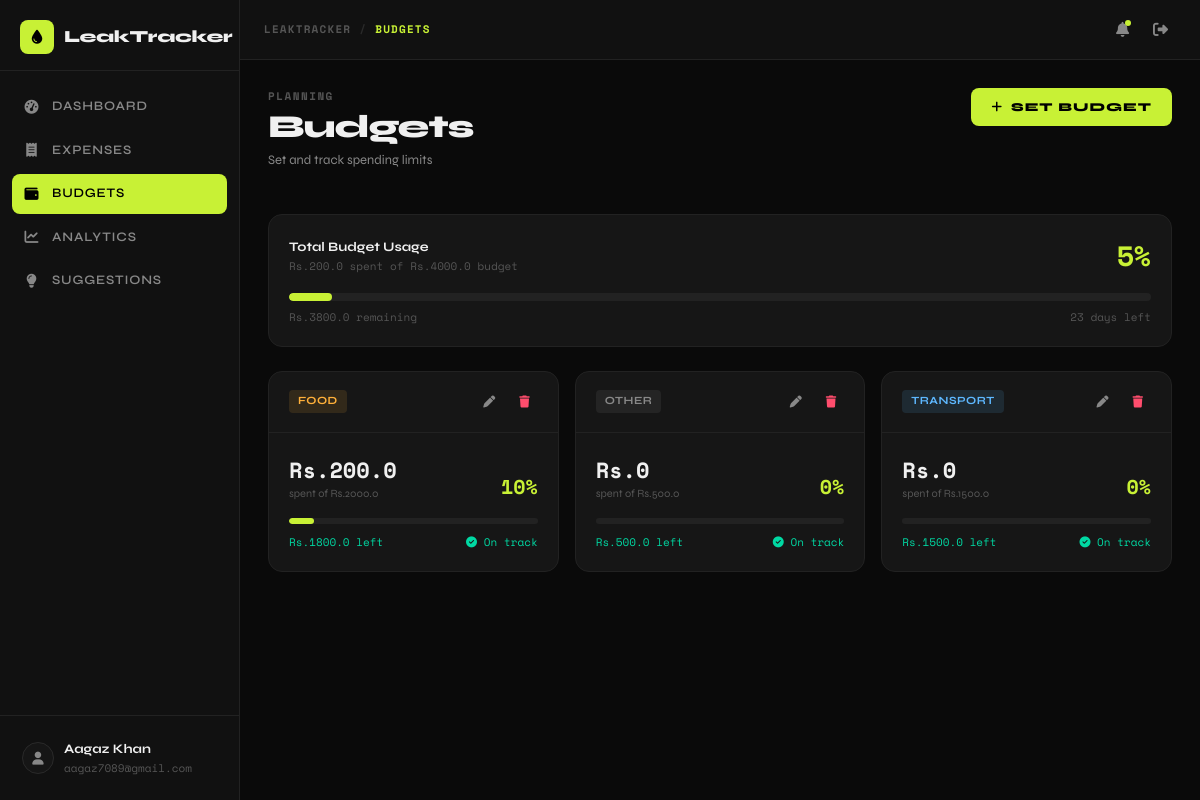
The app's page /budgets (signed in) with its own data.
### tables this page shows
CREATE TABLE budgets (
        id INTEGER PRIMARY KEY AUTOINCREMENT,
        user_id INTEGER NOT NULL,
        category TEXT NOT NULL,
        "limit" REAL NOT NULL,
        UNIQUE(user_id, category),
        FOREIGN KEY(user_id) REFERENCES users(id));

### app.py (the view)
@app.route('/budgets')
@login_required
def budgets():
    uid = session['user_id']
    cur = datetime.now().strftime('%Y-%m')
    conn = get_db()
    rows = conn.execute('SELECT * FROM budgets WHERE user_id=?', (uid,)).fetchall()
    blist = []; tb = 0; ts = 0
    for b in rows:
        sp = conn.execute(
            "SELECT COALESCE(SUM(amount),0) as s FROM expenses WHERE user_id=? AND category=? AND strftime('%Y-%m',date)=?",
            (uid, b['category'], cur)).fetchone()['s']
        lim = b['limit']; tb += lim; ts += sp
        blist.append({'id':b['id'],'category':b['category'],'spent':round(sp,2),'limit':lim,
            'remaining':round(lim-sp,2),'pct':min(100,round(sp/lim*100)) if lim>0 else 0})
    conn.close()
    now = datetime.now()
    days_left = calendar.monthrange(now.year, now.month)[1] - now.day
    overall = {'total':round(tb,2),'spent':round(ts,2),'remaining':round(tb-ts,2),
               'pct':min(100,round(ts/tb*100)) if tb>0 else 0,'days_left':days_left}
    used = [b['category'] for b in blist]
    return render_template('budgets.html', budgets=blist, overall=overall,
                           available_categories=[c for c in CATEGORIES if c not in used])

### app.py (called while the page is built)
def get_db():
    conn = sqlite3.connect(DB)
    conn.row_factory = sqlite3.Row
    return conn

def login_required(f):
    from functools import wraps
    @wraps(f)
    def decorated(*args, **kwargs):
        if 'user_id' not in session:
            flash('Please login first.', 'danger')
            return redirect(url_for('login'))
        return f(*args, **kwargs)
    return decorated

### templates/budgets.html (shortened to what this page needs)
{% extends "base.html" %}
{% block breadcrumb %}BUDGETS{% endblock %}
{% block content %}
<div class="page-header d-flex align-items-start justify-content-between flex-wrap gap-3">
    <div>
        <div class="page-label">PLANNING</div>
        <h1 class="page-title">Budgets</h1>
        <p class="page-subtitle">Set and track spending limits</p>
    </div>
    <button class="btn-accent" data-bs-toggle="modal" data-bs-target="#addBudgetModal">
        <i class="fa-solid fa-plus"></i> Set Budget
    </button>
</div>
<div class="content-card mb-4">
    <div class="card-body-custom">
        <div class="d-flex justify-content-between align-items-center mb-3">
            <div>
                <div style="font-size:13px;font-weight:700;color:var(--text-primary);">Total Budget Usage</div>
                <div style="font-size:11px;color:var(--text-muted);font-family:var(--font-mono);">Rs.{{ overall.spent }} spent of Rs.{{ overall.total }} budget</div>
            </div>
            <div style="font-size:28px;font-weight:800;font-family:var(--font-mono);color:{% if overall.pct > 90 %}var(--danger){% elif overall.pct > 70 %}var(--warning){% else %}var(--accent){% endif %};">
                {{ overall.pct }}%
            </div>
        </div>
        <div class="progress-track" style="height:8px;">
            <div class="progress-fill {% if overall.pct > 90 %}danger{% elif overall.pct > 70 %}warning{% endif %}"
                 style="width:{{ overall.pct }}%;"></div>
        </div>
        <div class="d-flex justify-content-between mt-2" style="font-size:11px;color:var(--text-muted);font-family:var(--font-mono);">
            <span>Rs.{{ overall.remaining }} remaining</span>
            <span>{{ overall.days_left }} days left</span>
        </div>
    </div>
</div>
{% if budgets %}
<div class="row g-3 mb-4">
    {% for b in budgets %}
    <div class="col-12 col-md-6 col-lg-4">
        <div class="content-card h-100">
            <div class="card-header-custom">
                <div class="d-flex align-items-center gap-2">
                    <span class="cat-badge {{ b.category|lower }}">{{ b.category }}</span>
                </div>
                <div class="d-flex gap-2 align-items-center">
                    <button class="action-btn" onclick="editBudget({{ b | tojson }})" title="Edit">
                        <i class="fa-solid fa-pen" style="font-size:12px;"></i>
                    </button>
                    <form method="POST" action="{{ url_for('delete_budget', id=b.id) }}" style="display:inline;">
                        <button type="submit" class="action-btn" style="color:var(--danger);" title="Delete"
                            onclick="return confirm('Delete this budget?')">
                            <i class="fa-solid fa-trash" style="font-size:12px;"></i>
                        </button>
                    </form>
                </div>
            </div>
            <div class="card-body-custom">
                <div class="d-flex justify-content-between align-items-end mb-3">
                    <div>
                        <div style="font-size:22px;font-weight:800;font-family:var(--font-mono);color:var(--text-primary);">Rs.{{ b.spent }}</div>
                        <div style="font-size:11px;color:var(--text-muted);">spent of Rs.{{ b.limit }}</div>
                    </div>
                    <div style="font-size:20px;font-weight:800;font-family:var(--font-mono);color:{% if b.pct > 90 %}var(--danger){% elif b.pct > 70 %}var(--warning){% else %}var(--accent){% endif %};">
                        {{ b.pct }}%
                    </div>
                </div>
                <div class="progress-track" style="height:6px;margin-bottom:10px;">
                    <div class="progress-fill {% if b.pct > 90 %}danger{% elif b.pct > 70 %}warning{% endif %}"
                         style="width:{{ b.pct }}%;"></div>
                </div>
                <div class="d-flex justify-content-between" style="font-size:11px;font-family:var(--font-mono);">
                    <span style="color:{% if b.remaining < 0 %}var(--danger){% else %}var(--success){% endif %};">
                        {% if b.remaining < 0 %}
                        Rs.{{ b.remaining|abs }} over budget
                        {% else %}
                        Rs.{{ b.remaining }} left
                        {% endif %}
                    </span>
                    {% if b.pct > 90 %}
                    <span style="color:var(--danger);"><i class="fa-solid fa-triangle-exclamation"></i> Over limit</span>
                    {% elif b.pct > 70 %}
                    <span style="color:var(--warning);"><i class="fa-solid fa-circle-exclamation"></i> Near limit</span>
                    {% else %}
                    <span style="color:var(--success);"><i class="fa-solid fa-circle-check"></i> On track</span>
                    {% endif %}
                </div>
            </div>
        </div>
    </div>
    {% endfor %}
</div>
{% endif %}
{% endblock %}

### static/css/main.css (style rules this page uses)
:root { --bg-primary: #0a0a0a; --bg-secondary: #111111; --bg-card: #161616; --bg-card-hover: #1c1c1c; --accent: #c8f135; --accent-dim: #9ab82a; --accent-glow: rgba(200, 241, 53, 0.15); --text-primary: #f0f0f0; --text-secondary: #888888; --text-muted: #555555; --border: #222222; --border-light: #2a2a2a; --danger: #ff4d6d; --success: #00d9a3; --warning: #ffb03a; --info: #5eb8ff; --sidebar-width: 240px; --topbar-height: 60px; --font-display: 'Syne', sans-serif; --font-mono: 'Space Mono', monospace; --radius: 8px; --radius-lg: 14px; --transition: 0.2s cubic-bezier(0.4, 0, 0.2, 1); }
* { box-sizing: border-box; margin: 0; padding: 0; }
body { background: var(--bg-primary); color: var(--text-primary); font-family: var(--font-display); min-height: 100vh; overflow-x: hidden; }
.action-btn { background: none; border: none; color: var(--text-secondary); font-size: 15px; cursor: pointer; padding: 8px; border-radius: var(--radius); transition: all var(--transition); position: relative; text-decoration: none; display: flex; align-items: center; justify-content: center; }
.page-header { margin-bottom: 28px; }
.page-label { font-size: 11px; font-weight: 700; letter-spacing: 1.5px; color: var(--text-muted); text-transform: uppercase; font-family: var(--font-mono); margin-bottom: 6px; }
.page-title { font-size: 32px; font-weight: 800; color: var(--text-primary); letter-spacing: -1px; line-height: 1; }
.page-subtitle { font-size: 13px; color: var(--text-secondary); margin-top: 6px; }
.content-card { background: var(--bg-card); border: 1px solid var(--border); border-radius: var(--radius-lg); overflow: hidden; }
.card-header-custom { padding: 16px 20px; border-bottom: 1px solid var(--border); display: flex; align-items: center; justify-content: space-between; }
.card-body-custom { padding: 20px; }
.cat-badge { display: inline-flex; align-items: center; gap: 5px; padding: 3px 9px; border-radius: 4px; font-size: 11px; font-weight: 700; letter-spacing: 0.5px; text-transform: uppercase; }
.cat-badge.food { background: rgba(255,176,58,0.12); color: var(--warning); }
.cat-badge.transport { background: rgba(94,184,255,0.12); color: var(--info); }
.cat-badge.other { background: rgba(255,255,255,0.06); color: var(--text-secondary); }
.progress-track { height: 5px; background: var(--border); border-radius: 10px; overflow: hidden; }
.progress-fill { height: 100%; border-radius: 10px; background: var(--accent); transition: width 0.6s cubic-bezier(0.4, 0, 0.2, 1); }
.btn-accent { background: var(--accent); color: #000; border: none; padding: 10px 20px; border-radius: var(--radius); font-size: 12px; font-weight: 800; letter-spacing: 1px; text-transform: uppercase; cursor: pointer; transition: all var(--transition); font-family: var(--font-display); text-decoration: none; display: inline-flex; align-items: center; gap: 8px; }

### records on screen
budgets: category "FOOD", spent "200.0", limit "2000.0", pct "10", remaining "1800.0"
budgets: category "OTHER", spent "0", limit "500.0", pct "0", remaining "500.0"
budgets: category "TRANSPORT", spent "0", limit "1500.0", pct "0", remaining "1500.0"

### other values on screen
{{ session.get('username', 'User') }} "Aagaz Khan"
{{ session.get('email', 'user@example.com') }} "aagaz7089@gmail.com"
{{ overall.spent }} "200.0"
{{ overall.total }} "4000.0"
{{ overall.pct }} "5"
{{ overall.remaining }} "3800.0"
{{ overall.days_left }} "23"
